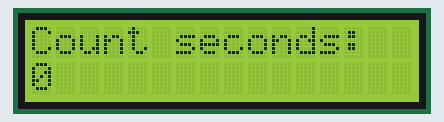
The sketch below on a simulated Arduino Uno, built with avr-gcc and run on an emulated ATmega328P. Parts: 16×2 character LCD.

Above: at 0.1 s.
At 4.1 s:
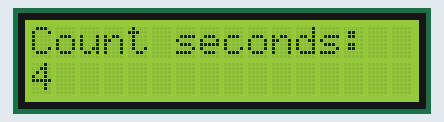
At 9.1 s:
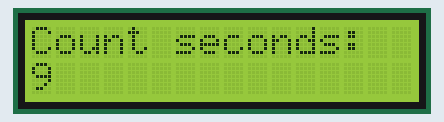
At 19.2 s:
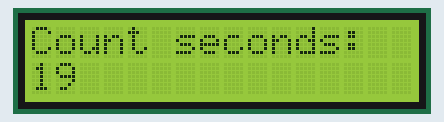
At 28.2 s:
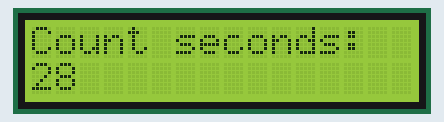
At 38.2 s:
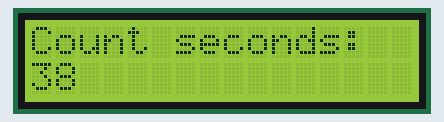

Measured:
- what the display in image 1 shows lasts 1.0 s, from 4.1 s to 5.1 s

The sketch:

UNO_LCD_I2C_counter.ino
```cpp
/* UNO_LCD_I2C_counter.ino

Exploring an Arduino UNO programmable controller:
Testing a LCD 16x2 (I2C) Liquid Crystal display
(MCP23008 based, costs about $4) counting seconds passed

Important:
Compiles, but characters don't show until the contrast potentiometer on
the backside of the LC display is properly adjusted!

https://docs.arduino.cc/libraries/liquidcrystal/

the display has 4 pins on the left section
(top to bottom)
1 ground
2 +5V      (+3.3V is too low)
3 signal SDA to arduino pin SDA or A4
4 signal SCL to arduino pin SCL or A5

  // all the official Liquid Crystal display commands...
  lcd.init();
  lcd.begin(16, 2);   // width, height in characters
  lcd.clear();
  lcd.home();         // default is col=0, row=0  (ULC)
  lcd.backlight();    // needs to be on, so call it
  lcd.cursor();
  lcd.noCursor();
  lcd.blink();        // cursor position blinks
  lcd.noBlink();
  lcd.setCursor(col, row)  // zero based
  lcd.autoscroll();
  lcd.noAutoscroll();
  lcd.leftToRight();    // default
  lcd.rightToLeft();
  lcd.print("UNO R4 WiFi!");  // text or number
  lcd.write(123);             // ascii value of one character to show
  lcd.scrollDisplayLeft();    // whole display 1 space (loop it)
  lcd.scrollDisplayRight();   // dito
  lcd.display();
  lcd.createChar(index, byteArray[]) // form custom character

I am using the free C++ based Arduino IDE version 2.3.10
If you get a missing header error...
Install the needed header file with the IDE's Library Manager

If you get a "can't find port error", simply unplug and replug USB

VegasEat  02oct2026
*/

#include <Wire.h>
#include <LiquidCrystal_I2C.h>

// create the class instance, let's call it lcd
LiquidCrystal_I2C lcd(0x27, 16, 2);  // 0x27 or maybe 0x3F

unsigned long seconds = 0;

void setup() {
  // required
  lcd.init();
  // must turn on backlight
  lcd.backlight();
  // show some text
  // column = 0, row = 0 by default
  lcd.print("Count seconds:");
}

void loop() {
  // column = 0, row = 1
  lcd.setCursor(0, 1);
  lcd.print(seconds);
  delay(1000);  // delay 1000 ms or 1 second
  seconds += 1;
}
```
